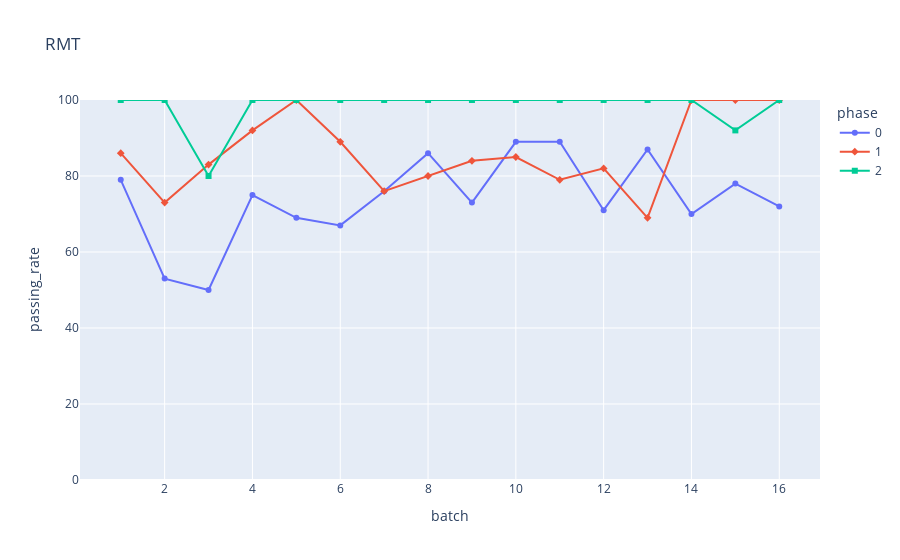

This figure's notebook cell:
### Code cell
import plotly.express as px

fig = px.line(df_rmt, y='passing_rate', x='batch', color='phase', markers=True, symbol='phase', title='RMT')
fig.update_layout(yaxis_range=[0,100])
fig.show()

### Figure 1 — Plotly figure (JSON) as saved in the notebook; plotly's stock layout.template omitted (floating-point values rounded to 4 significant figures)
{"data": [{"hovertemplate": "phase=0<br>batch=%{x}<br>passing_rate=%{y}<extra></extra>", "legendgroup": "0", "line": {"color": "#636efa", "dash": "solid"}, "marker": {"symbol": "circle"}, "mode": "markers+lines", "name": "0", "orientation": "v", "showlegend": true, "type": "scatter", "x": [1, 2, 3, 4, 5, 6, 7, 8, 9, 10, 11, 12, 13, 14, 15, 16], "xaxis": "x", "y": [79, 53, 50, 75, 69, 67, 76, 86, 73, 89, 89, 71, 87, 70, 78, 72], "yaxis": "y"}, {"hovertemplate": "phase=1<br>batch=%{x}<br>passing_rate=%{y}<extra></extra>", "legendgroup": "1", "line": {"color": "#EF553B", "dash": "solid"}, "marker": {"symbol": "diamond"}, "mode": "markers+lines", "name": "1", "orientation": "v", "showlegend": true, "type": "scatter", "x": [1, 2, 3, 4, 5, 6, 7, 8, 9, 10, 11, 12, 13, 14, 15, 16], "xaxis": "x", "y": [86, 73, 83, 92, 100, 89, 76, 80, 84, 85, 79, 82, 69, 100, 100, 100], "yaxis": "y"}, {"hovertemplate": "phase=2<br>batch=%{x}<br>passing_rate=%{y}<extra></extra>", "legendgroup": "2", "line": {"color": "#00cc96", "dash": "solid"}, "marker": {"symbol": "square"}, "mode": "markers+lines", "name": "2", "orientation": "v", "showlegend": true, "type": "scatter", "x": [1, 2, 3, 4, 5, 6, 7, 8, 9, 10, 11, 12, 13, 14, 15, 16], "xaxis": "x", "y": [100, 100, 80, 100, 100, 100, 100, 100, 100, 100, 100, 100, 100, 100, 92, 100], "yaxis": "y"}], "layout": {"legend": {"title": {"text": "phase"}, "tracegroupgap": 0}, "title": {"text": "RMT"}, "xaxis": {"anchor": "y", "domain": [0, 1], "title": {"text": "batch"}}, "yaxis": {"anchor": "x", "domain": [0, 1], "range": [0, 100], "title": {"text": "passing_rate"}}}}
